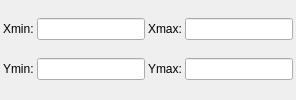
     <widget class="QWidget" name="tab1" >
      <attribute name="title" >
       <string>Limits</string>
      </attribute>
      <layout class="QGridLayout" >
       <property name="leftMargin" >
        <number>3</number>
       </property>
       <property name="topMargin" >
        <number>3</number>
       </property>
       <property name="rightMargin" >
        <number>3</number>
       </property>
       <property name="bottomMargin" >
        <number>3</number>
       </property>
       <property name="horizontalSpacing" >
        <number>3</number>
       </property>
       <property name="verticalSpacing" >
        <number>3</number>
       </property>
       <item row="0" column="0" >
        <widget class="QLabel" name="XMinLabel" >
         <property name="text" >
          <string>Xmin:</string>
         </property>
         <property name="wordWrap" >
          <bool>false</bool>
         </property>
        </widget>
       </item>
       <item row="0" column="3" >
        <widget class="QLineEdit" name="Win1_up" >
         <property name="sizePolicy" >
          <sizepolicy vsizetype="Fixed" hsizetype="Expanding" >
           <horstretch>0</horstretch>
           <verstretch>0</verstretch>
          </sizepolicy>
         </property>
         <property name="toolTip" >
          <string>Upper border/extension on X Axis. Press Enter to set!</string>
         </property>
         <property name="modified" >
          <bool>false</bool>
         </property>
         <property name="dragEnabled" >
          <bool>true</bool>
         </property>
        </widget>
       </item>
       <item row="1" column="1" >
        <widget class="QLineEdit" name="Win2_low" >
         <property name="toolTip" >
          <string>Lower border/extension on Y Axis. Press Enter to set!</string>
         </property>
         <property name="modified" >
          <bool>false</bool>
         </property>
         <property name="dragEnabled" >
          <bool>true</bool>
         </property>
        </widget>
       </item>
       <item row="0" column="2" >
        <widget class="QLabel" name="XMaxLabel" >
         <property name="text" >
          <string>Xmax:</string>
         </property>
         <property name="wordWrap" >
          <bool>false</bool>
         </property>
        </widget>
       </item>
       <item row="1" column="0" >
        <widget class="QLabel" name="YMinLabel" >
         <property name="text" >
          <string>Ymin:</string>
         </property>
         <property name="wordWrap" >
          <bool>false</bool>
         </property>
        </widget>
       </item>
       <item row="1" column="3" >
        <widget class="QLineEdit" name="Win2_up" >
         <property name="toolTip" >
          <string>Upper border/extension on Y Axis. Press Enter to set!</string>
         </property>
         <property name="modified" >
          <bool>false</bool>
         </property>
         <property name="dragEnabled" >
          <bool>true</bool>
         </property>
        </widget>
       </item>
       <item row="0" column="1" >
        <widget class="QLineEdit" name="Win1_low" >
         <property name="toolTip" >
          <string>Lower border/extension on X Axis. Press Enter to set!</string>
         </property>
         <property name="modified" >
          <bool>false</bool>
         </property>
         <property name="dragEnabled" >
          <bool>true</bool>
         </property>
        </widget>
       </item>
       <item row="1" column="2" >
        <widget class="QLabel" name="YMaxLabel" >
         <property name="text" >
          <string>Ymax:</string>
         </property>
         <property name="wordWrap" >
          <bool>false</bool>
         </property>
        </widget>
       </item>
      </layout>
     </widget>
